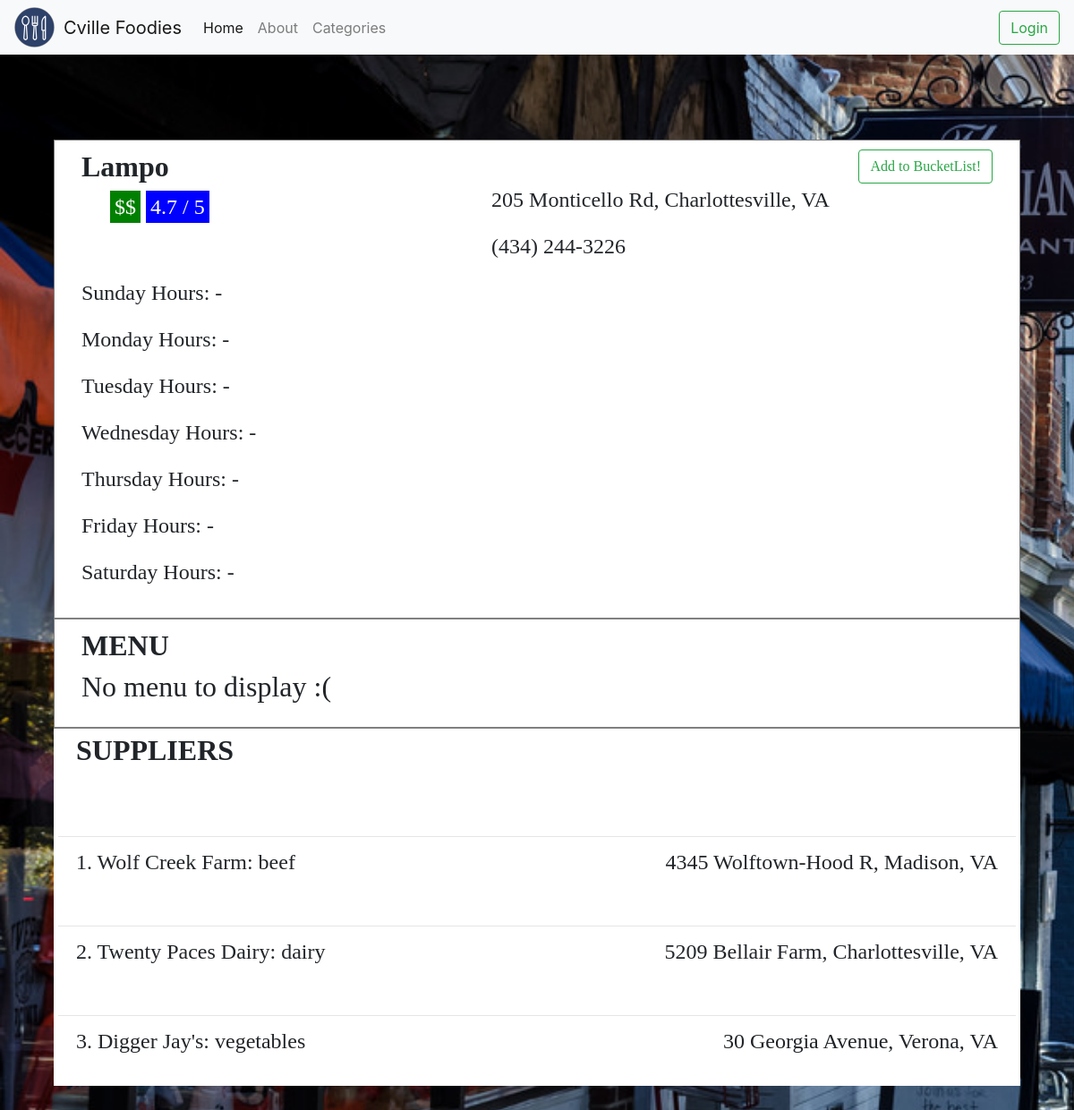
Page /restaurant.php?r=Lampo on the committed database.
### tables this page shows
CREATE TABLE restaurant( 
	r_id INT NOT NULL PRIMARY KEY AUTO_INCREMENT,
	rname VARCHAR(50) NOT NULL,
    phone_num VARCHAR(14),
    street VARCHAR(50) NOT NULL,  
    price_range ENUM ('$', '$$', '$$$', '$$$$'),
    rating_google DOUBLE,
    rating DOUBLE,  
    num_of_reviews INT DEFAULT '0'
);

CREATE TABLE provide(
	s_id INT NOT NULL,
    r_id INT NOT NULL,
    item VARCHAR(20) NOT NULL,
    PRIMARY KEY (s_id, r_id, item),
    FOREIGN KEY (s_id) REFERENCES supplier(s_id),
    FOREIGN KEY (r_id) REFERENCES restaurant(r_id)
);

CREATE TABLE supplier(
	s_id INT NOT NULL PRIMARY KEY AUTO_INCREMENT,
    sname VARCHAR(20) NOT NULL,
    street VARCHAR(20),
    city VARCHAR(20),
    state VARCHAR(20)   
);

### restaurant.php (the view, shortened to what this page needs)
<!DOCTYPE html>
<html>
  <head>
    <link type="text/css" rel="stylesheet" href="stylesheet.css"/>
    <link type="text/css" rel="stylesheet" href="stylesheet2.css"/>
    <link rel="stylesheet" href="https://maxcdn.bootstrapcdn.com/bootstrap/4.0.0/css/bootstrap.min.css">
    <link href="http://netdna.bootstrapcdn.com/font-awesome/4.0.3/css/font-awesome.min.css" rel="stylesheet" type="text/css">
  </head>
  <nav class="navbar fixed-top navbar-expand-lg navbar-light bg-light">
    <a href="./" class="pull-left">
        <img src="./images/logo.png">
    </a>
    <a href="./" class="navbar-brand">Cville Foodies</a>
  <div class="collapse navbar-collapse" id="navbarSupportedContent">
    <ul class="navbar-nav mr-auto">
      <li class="nav-item active">
        <a class="nav-link" href="./">Home <span class="sr-only">(current)</span></a>
      </li>
      <li class="nav-item">
        <a class="nav-link" href="./about.php">About</a>
      </li>
      <li class="nav-item">
        <a class="nav-link" href="./categories.php">Categories</a>
      </li>
    </ul>
    <?php include 'loginHeader.php'; ?>
  </div>
</nav>
  <body id="homepage">
      <ul class="list">
        <?php
           $rname = urldecode($_GET["r"]) ;
           require_once('./library.php');
           $con = new mysqli($SERVER, $USERNAME, $PASSWORD, $DATABASE);
          $sql="SELECT *
            FROM restaurant LEFT JOIN r_hours USING (r_id)
            WHERE rname = '{$rname}'";
           $result = mysqli_query($con,$sql);
           if (mysqli_num_rows($result)!= 0) {
            $row = mysqli_fetch_array($result);
            $tableRow = "<li>
              <div class=\"outerDiv\">
                <div class=\"mostrightCol\">
                  <button id=\"{$row['r_id']}\" onclick='addToBucketList(\"{$row['r_id']}\");' class=\"btn btn-outline-success\">Add to BucketList!</button>
                </div>
                <div class=\"leftCol\">
                  <h2 class=\"rName\">{$row['rname']}</h2>
                  <p class=\"rInfo\"><span class=\"rCost\">{$row['price_range']}</span> <span class=\"rRating\"> {$row['rating_google']} / 5</span></p>
                </div>
                <div class=\"rightCol\">
                  <p>{$row['street']}, Charlottesville, VA</p>
                  <p>{$row['phone_num']}</p>
                </div>
                <div class=\"leftColFull\">
                  <p class=\"rHours\">Sunday Hours: {$row['sun_open_time']} - {$row['sun_close_time']}</p>
                  <p class=\"rHours\">Monday Hours: {$row['mon_open_time']} - {$row['mon_close_time']}</p>
                  <p class=\"rHours\">Tuesday Hours: {$row['tues_open_time']} - {$row['tues_close_time']}</p>
                  <p class=\"rHours\">Wednesday Hours: {$row['wed_open_time']} - {$row['wed_close_time']}</p>
                  <p class=\"rHours\">Thursday Hours: {$row['thurs_open_time']} - {$row['thurs_close_time']}</p>
                  <p class=\"rHours\">Friday Hours: {$row['fri_open_time']} - {$row['fri_close_time']}</p>
                  <p class=\"rHours\">Saturday Hours: {$row['sat_open_time']} - {$row['sat_close_time']}</p>
                </div>
              </div>
            </li>";
             echo $tableRow;
          }
          $sql2="SELECT *
            FROM restaurant INNER JOIN menu USING (r_id) /*INNER JOIN provide USING (r_id) INNER JOIN supplier USING (s_id)*/
            WHERE rname = '{$rname}' ORDER BY category, price ASC";
          $result2 = mysqli_query($con,$sql2);
          if (mysqli_num_rows($result2)==0) {
            echo "<li><div class=\"outerDiv\">
                <div class=\"leftCol\">
                  <h2 class=\"rName\">MENU</h2>
                  <h2>No menu to display :(</h2>
                </div>
                </div>
                </li>";
          }
          $sql3="SELECT *
          FROM restaurant INNER JOIN provide USING (r_id) INNER JOIN supplier USING (s_id)
          WHERE rname = '{$rname}'";
          $result3 = mysqli_query($con,$sql3);
          $i = 1;
          if (mysqli_num_rows($result3)>0) {
            echo "<sli>
              <div class=\"outerDiv\">
                <div class=\"leftCol\">
                  <h2 class=\"rName\">SUPPLIERS</h2>
                </div>
                </div>
            </sli>";
          }
           while($row = mysqli_fetch_array($result3)) {
            $tableRow = "<rli> <hr>
                  <div class=\"outerDiv\">
                  <div class=\"leftCol\">
                  <p class=\"rItem\">$i.  {$row['sname']}: {$row['item']}</p>
                </div>
                <div class=\"mostrightCol\">
                  <p class=\"rItem\">{$row['street']}, {$row['city']}, {$row['state']}</p>
                </div>
                </div>
            </rli>";
             echo $tableRow;
             $i++;
           }
        ?>
      </ul>
  </body>
</html>

### stylesheet.css (style rules this page uses)
#homepage { padding-top: 100px; background-image: url("./images/6358615623227228942081594044_corner_cover.jpg"); background-size: cover; }
.pull-left img { height: 45px; width: 45px; margin-right: 10px; }
.navbar-brand { color: #2D4169; }
.leftColFull { width: 90%; float:left; display: inline-block; }
.rName { font-weight: bold; }
.rHours { font-size:24px; }
.rItem { font-size:24px; line-height: 1; }
.list > rli { display:block; background-color: #FFFFFF; padding:5px; box-shadow: inset 0 1px 0 #fff; min-height: 100px }
.list > sli { display:block; background-color: #FFFFFF; padding:5px; border-top: 1px solid gray; box-shadow: inset 0 1px 0 #fff; min-height: 100px }

### stylesheet2.css (style rules this page uses)
.list { font-family:sans-serif; margin: 3% 5% 5% 5%; padding:20px 0 0; }
.list > li { display:block; background-color: #FFFFFF; padding:10px; border-style: solid; border-color: gray; border-width: 1px; box-shadow: inset 0 1px 0 #fff; min-height: 100px; }
img { max-width: 100%; }
h2 { margin:0 0 0.3rem; font-weight: normal; font-weight:bold; }
p { margin:0; font-size: 16px; font-size: 2vw; }
.outerDiv { padding-right: 20px; padding-left: 20px; min-width: 100%; display: inline-block; font-family: Quicksand; }
.leftCol { width: 45%; float:left; display: inline-block; }
.rightCol { width: 55%; float:left; display: inline-block; }
.mostrightCol { float:right; display: inline-block; }
.rInfo { margin-left: 7%; }
.rInfo span { padding: 5px; color: white; }
.rCost { background-color: green; }
.rRating { background-color: blue; }

### rows in the picture
restaurant: rname "Lampo", price_range "$$", rating_google "4.7", street "205 Monticello Rd", phone_num "(434) 244-3226"
provide: s.sname "Wolf Creek Farm", item "beef", s.street "4345 Wolftown-Hood R", s.city "Madison", s.state "VA"
provide: s.sname "Twenty Paces Dairy", item "dairy", s.street "5209 Bellair Farm", s.city "Charlottesville", s.state "VA"
provide: s.sname "Digger Jay's", item "vegetables", s.street "30 Georgia Avenue", s.city "Verona", s.state "VA"
